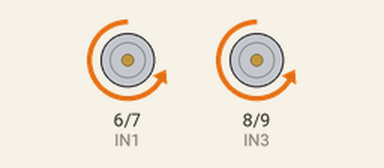
This sketch was run on a simulated Arduino Uno, built with avr-gcc and run on an emulated ATmega328P. On the bench: motor-driver pin pairs drawn as motors (green arrow = first pin HIGH = forward, orange = second pin HIGH = backward, longer = more drive, scaled by the enable pin).

Above: at 0.5 s.
At 10.5 s:
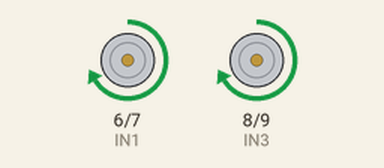
At 18.5 s:
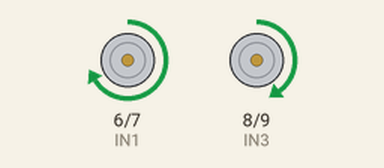
At 39.5 s:
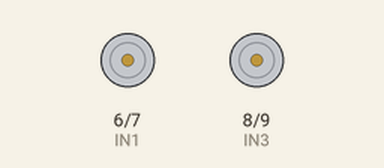
Timing chart, 0 to 41.6 s (numbered marks = the images above):
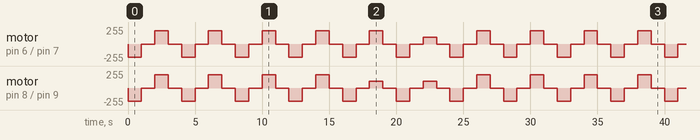

The sketch:

motores-dc.ino
```cpp
int ENA=5;
int IN1=6;
int IN2=7;
int IN3=8;
int IN4=9;
int ENB=10;

void setup()
{
  for (int i = 5; i <11; i ++)
  {
    pinMode(i, OUTPUT);
  }
}

void loop()
{
  // rotate CW
  digitalWrite(IN1,LOW);
  digitalWrite(IN2,HIGH);
  analogWrite(ENA,200);
  digitalWrite(IN3,LOW);
  digitalWrite(IN4,HIGH);
  analogWrite(ENB,200);
  delay(1000);
  // pause for 1S
  analogWrite(ENA,0);
  analogWrite(ENB,0);
  delay(1000);
  // rotate CCW
  digitalWrite(IN1,HIGH);
  digitalWrite(IN2,LOW);
  analogWrite(ENA,100);
  digitalWrite(IN3,HIGH);
  digitalWrite(IN4,LOW);
  analogWrite(ENB,100);
  delay(1000);
  // pause for 1S
  analogWrite(ENA,0);
  analogWrite(ENB,0);
  delay(1000);
}
```

Measured:
- by itself, motor on pin 6 (IN1) / pin 7 (IN2), motor on pin 8 (IN3) / pin 9 (IN4): moves between backward 200/255 and forward 200/255, repeating every 32.0 s
